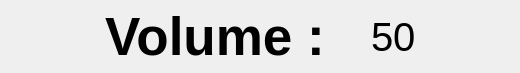
<?xml version="1.0" encoding="UTF-8"?>
<ui version="4.0">
 <class>QVolumeWin</class>
 <widget class="QWidget" name="QVolumeWin">
  <property name="geometry">
   <rect>
    <x>0</x>
    <y>0</y>
    <width>520</width>
    <height>73</height>
   </rect>
  </property>
  <property name="windowTitle">
   <string>QVolumeWin</string>
  </property>
  <layout class="QGridLayout" name="gridLayout">
   <property name="margin">
    <number>0</number>
   </property>
   <property name="spacing">
    <number>0</number>
   </property>
   <item row="0" column="0">
    <layout class="QHBoxLayout" name="horizontalLayout">
     <item>
      <spacer name="horizontalSpacer">
       <property name="orientation">
        <enum>Qt::Horizontal</enum>
       </property>
       <property name="sizeHint" stdset="0">
        <size>
         <width>40</width>
         <height>20</height>
        </size>
       </property>
      </spacer>
     </item>
     <item>
      <widget class="QLabel" name="label">
       <property name="font">
        <font>
         <pointsize>40</pointsize>
         <weight>75</weight>
         <bold>true</bold>
        </font>
       </property>
       <property name="text">
        <string>Volume :</string>
       </property>
      </widget>
     </item>
     <item>
      <spacer name="horizontalSpacer_3">
       <property name="orientation">
        <enum>Qt::Horizontal</enum>
       </property>
       <property name="sizeType">
        <enum>QSizePolicy::Maximum</enum>
       </property>
       <property name="sizeHint" stdset="0">
        <size>
         <width>40</width>
         <height>20</height>
        </size>
       </property>
      </spacer>
     </item>
     <item>
      <widget class="QLabel" name="lab_Volume">
       <property name="font">
        <font>
         <pointsize>30</pointsize>
        </font>
       </property>
       <property name="text">
        <string>50</string>
       </property>
      </widget>
     </item>
     <item>
      <spacer name="horizontalSpacer_2">
       <property name="orientation">
        <enum>Qt::Horizontal</enum>
       </property>
       <property name="sizeHint" stdset="0">
        <size>
         <width>40</width>
         <height>20</height>
        </size>
       </property>
      </spacer>
     </item>
    </layout>
   </item>
  </layout>
 </widget>
 <layoutdefault spacing="6" margin="11"/>
 <resources/>
 <connections/>
</ui>
